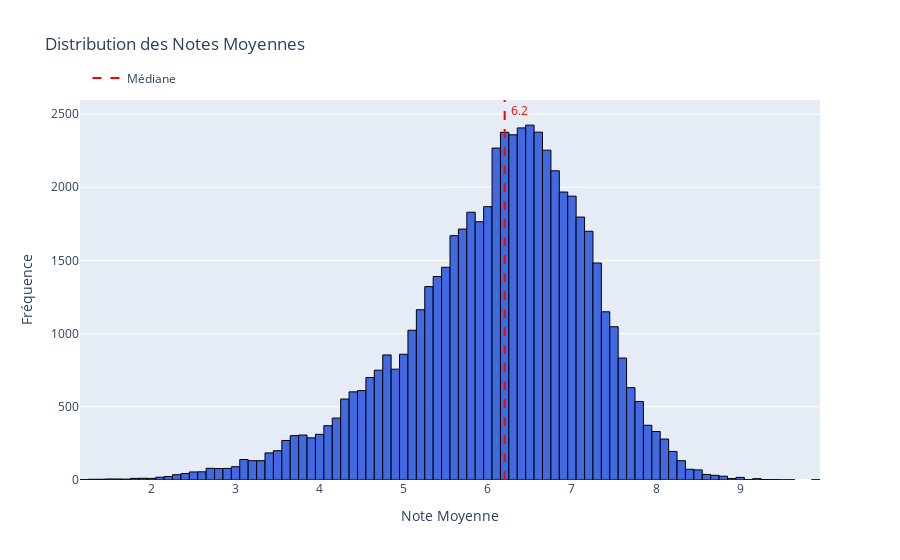
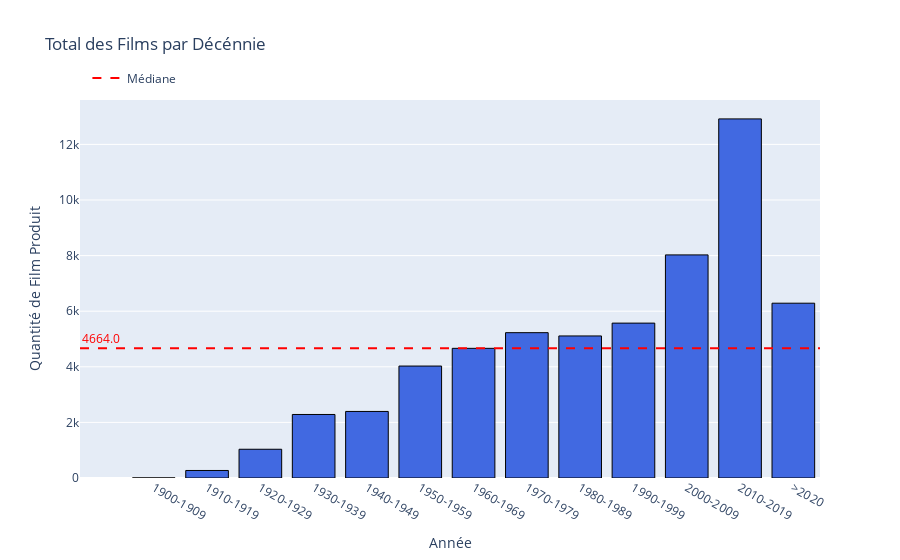
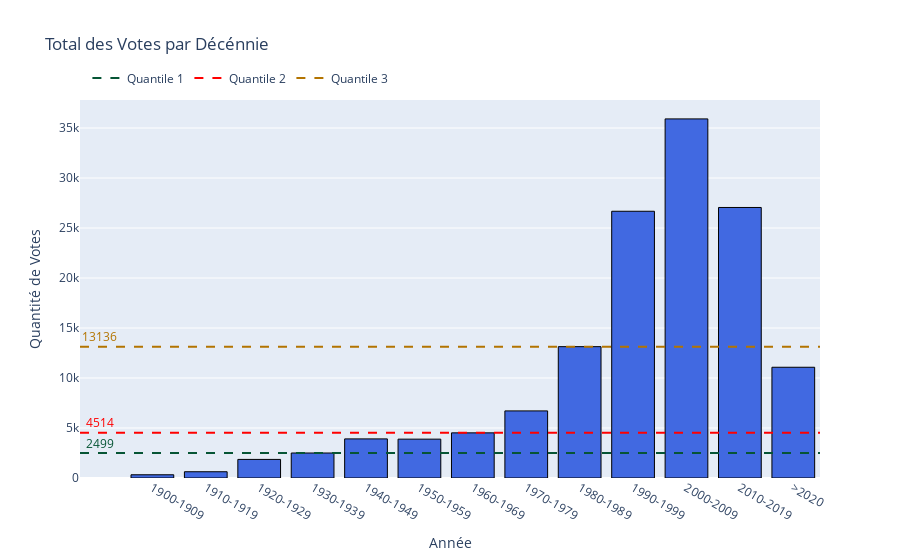

Notebook code cell kept with these figures, in order:
### Markdown cell above
- On créée une visualisation pour voir la distribution des notes moyennes de chaque film, le nombre de films par décénnie et le total de votes par décénnie.

### Code cell
eda.show_total_films_decade_plotly(df)

### Figure 1 — Plotly figure (JSON) as saved in the notebook; plotly's stock layout.template omitted (floating-point values rounded to 4 significant figures; data arrays with more than 128 entries replaced by an {"elided": "..."} marker saying what was removed)
{"data": [{"marker": {"color": "royalblue", "line": {"color": "black", "width": 1}}, "showlegend": false, "type": "histogram", "x": {"elided": "57816 float values"}}, {"line": {"color": "red", "dash": "dash", "width": 2}, "mode": "lines", "name": "Médiane", "type": "scatter", "x": [null], "y": [null]}], "layout": {"annotations": [{"font": {"color": "red"}, "name": "Median", "showarrow": false, "text": "6.2", "x": 6.2, "xshift": 15, "y": 2524}], "legend": {"orientation": "h", "x": 0.01, "xanchor": "left", "y": 1.02, "yanchor": "bottom"}, "shapes": [{"line": {"color": "red", "dash": "dash", "width": 2}, "type": "line", "x0": 6.2, "x1": 6.2, "y0": 0, "y1": 1, "yref": "paper"}], "title": {"text": "Distribution des Notes Moyennes"}, "xaxis": {"title": {"text": "Note Moyenne"}}, "yaxis": {"title": {"text": "Fréquence"}}}}

### Figure 2 — Plotly figure (JSON) as saved in the notebook; plotly's stock layout.template omitted (floating-point values rounded to 4 significant figures)
{"data": [{"marker": {"color": "royalblue", "line": {"color": "black", "width": 1}}, "showlegend": false, "type": "bar", "x": ["1900-1909", "1910-1919", "1920-1929", "1930-1939", "1940-1949", "1950-1959", "1960-1969", "1970-1979", "1980-1989", "1990-1999", "2000-2009", "2010-2019", ">2020"], "y": [2, 271, 1034, 2285, 2394, 4027, 4664, 5228, 5110, 5571, 8025, 12917, 6288]}, {"line": {"color": "red", "dash": "dash", "width": 2}, "mode": "lines", "name": "Médiane", "type": "scatter", "x": [null], "y": [null]}], "layout": {"annotations": [{"font": {"color": "red"}, "showarrow": false, "text": "4664.0", "x": -0.99, "y": 4664, "yshift": 10}], "legend": {"orientation": "h", "x": 0.01, "xanchor": "left", "y": 1.02, "yanchor": "bottom"}, "shapes": [{"line": {"color": "red", "dash": "dash", "width": 2}, "type": "line", "x0": 0, "x1": 1, "xref": "paper", "y0": 4664, "y1": 4664}], "title": {"text": "Total des Films par Décénnie"}, "xaxis": {"title": {"text": "Année"}}, "yaxis": {"title": {"text": "Quantité de Film Produit"}}}}

### Figure 3 — Plotly figure (JSON) as saved in the notebook; plotly's stock layout.template omitted (floating-point values rounded to 4 significant figures)
{"data": [{"marker": {"color": "royalblue", "line": {"color": "black", "width": 1}}, "showlegend": false, "type": "bar", "x": ["1900-1909", "1910-1919", "1920-1929", "1930-1939", "1940-1949", "1950-1959", "1960-1969", "1970-1979", "1980-1989", "1990-1999", "2000-2009", "2010-2019", ">2020"], "y": [323.5, 626.1, 1858.0, 2499.0, 3912.0, 3885.0, 4514.0, 6711.0, 13140.0, 26680.0, 35910.0, 27060.0, 11080.0]}, {"line": {"color": "#065535", "dash": "dash", "width": 2}, "mode": "lines", "name": "Quantile 1", "type": "scatter", "x": [null], "y": [null]}, {"line": {"color": "#ff0000", "dash": "dash", "width": 2}, "mode": "lines", "name": "Quantile 2", "type": "scatter", "x": [null], "y": [null]}, {"line": {"color": "#b37400", "dash": "dash", "width": 2}, "mode": "lines", "name": "Quantile 3", "type": "scatter", "x": [null], "y": [null]}], "layout": {"annotations": [{"font": {"color": "#065535"}, "showarrow": false, "text": "2499", "x": -0.99, "y": 2499.0, "yshift": 10}, {"font": {"color": "#ff0000"}, "showarrow": false, "text": "4514", "x": -0.99, "y": 4514.0, "yshift": 10}, {"font": {"color": "#b37400"}, "showarrow": false, "text": "13136", "x": -0.99, "y": 13140.0, "yshift": 10}], "legend": {"orientation": "h", "x": 0.01, "xanchor": "left", "y": 1.02, "yanchor": "bottom"}, "shapes": [{"line": {"color": "#065535", "dash": "dash", "width": 2}, "type": "line", "x0": 0, "x1": 1, "xref": "paper", "y0": 2499.0, "y1": 2499.0}, {"line": {"color": "#ff0000", "dash": "dash", "width": 2}, "type": "line", "x0": 0, "x1": 1, "xref": "paper", "y0": 4514.0, "y1": 4514.0}, {"line": {"color": "#b37400", "dash": "dash", "width": 2}, "type": "line", "x0": 0, "x1": 1, "xref": "paper", "y0": 13140.0, "y1": 13140.0}], "title": {"text": "Total des Votes par Décénnie"}, "xaxis": {"title": {"text": "Année"}}, "yaxis": {"title": {"text": "Quantité de Votes"}}}}
